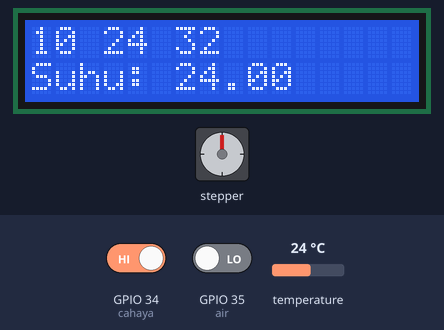
Simulated run of this sketch. Board: ESP32. Parts: 16×2 character LCD, stepper motor. The inputs (shaded band) are chosen by the test bench; at power-on: temperature 24 °C, GPIO 34 (cahaya) HIGH, GPIO 35 (air) LOW. The local clock reads 2024-03-15 10:24:30 at power-on unless the sketch sets it; stepper angles assume 2048 steps per turn; what the sketch prints to the serial monitor is not drawn.

Above: at 2.2 s.
2.3 s: temperature set to 12 °C
At 3.6 s:
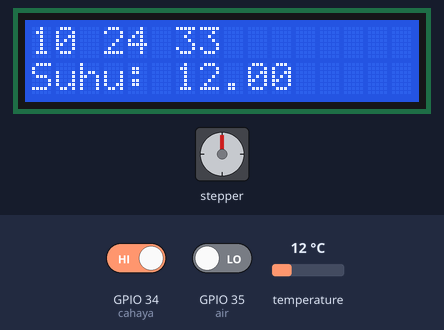
4.5 s: temperature set to 19 °C
At 6.4 s:
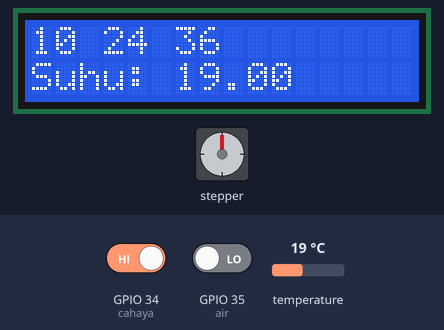
6.5 s: GPIO 34 (cahaya) driven LOW
9.5 s: GPIO 35 (air) driven HIGH
At 9.75 s:
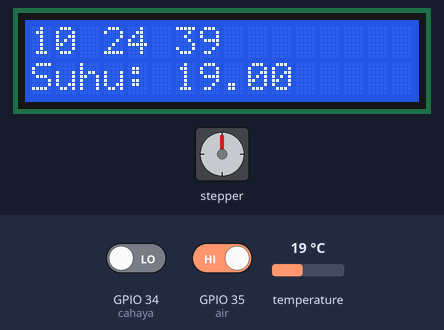
Timing chart, 0 to 18.1 s (numbered marks = the images above; inputs shaded):
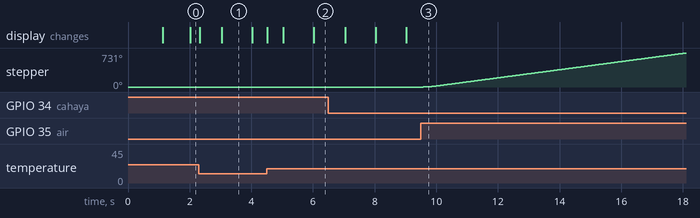

Measured:
- after the input at 9.5 s, stepper: keeps turning clockwise at about 86°/s, starting after 0.08 s
- what the display in image 1 shows lasts 1.0 s, from 3.0 s to 4.0 s

The sketch:

Coding_Jemuran.ino
```cpp
#include <AccelStepper.h>
#include <DS3231.h>
#include <Wire.h>
#include <LiquidCrystal_I2C.h>

DS3231 myRTC;
LiquidCrystal_I2C lcd(0x27, 16, 2);

#define motorPin1 4
#define motorPin2 0
#define motorPin3 2
#define motorPin4 15
#define MotorInterfaceType 4

bool century = false;
bool h12Flag;
bool pmFlag;
byte alarmDay, alarmHour, alarmMinute, alarmSecond, alarmBits;
bool alarmDy, alarmH12Flag, alarmPmFlag;
String waktu;

const int cahaya = 34;
const int air = 35;

AccelStepper stepper = AccelStepper(MotorInterfaceType, motorPin1, motorPin3, motorPin2, motorPin4);
const int bawah=0;
const int atas=1024;


void setup() {
    pinMode(cahaya, INPUT);
    pinMode(air, INPUT);
    stepper.setMaxSpeed(500);
    stepper.setAcceleration(900);
    Serial.begin(9600);
    Wire.begin();

    //rtc.begin();
    lcd.begin();
    lcd.setCursor(0,0);
      lcd.print("   Welcome To");
    lcd.setCursor(0,1);
      lcd.print("Jemuran Otomatis");
    delay(1000);
    lcd.clear();
}

void loop() {
  if(digitalRead (cahaya)==0 && digitalRead(air)==1){
    stepper.runToNewPosition(10050);
    }
  else{
    stepper.runToNewPosition(0);
    }

  lcd.setCursor(0,0);
  lcd.print(myRTC.getHour(h12Flag, pmFlag), DEC);
  lcd.print(" ");
  lcd.print(myRTC.getMinute(), DEC);
  lcd.print(" ");
  lcd.print(myRTC.getSecond(), DEC);

  if (myRTC.getHour(h12Flag, pmFlag)==8 && myRTC.getMinute()==00){
    stepper.runToNewPosition(10050);
  }
  else if (myRTC.getHour(h12Flag, pmFlag)==16 && myRTC.getMinute()==00){
    stepper.runToNewPosition(0);
  }

//    waktu = String(myRTC.getHour(h12Flag, pmFlag), DEC)+" "+
//            String(myRTC.getMinute(), DEC)+" "+
//            String(myRTC.getSecond(), DEC);
//     if(waktu=="08:00:00"){
//      stepper.runToNewPosition(10050);
//  }
//     else if (waktu=="16:00:00"){
//      stepper.runToNewPosition(0);
//  }


  // to see time in serial monitor
  Serial.print(myRTC.getHour(h12Flag, pmFlag), DEC);
  Serial.print(" ");
  Serial.print(myRTC.getMinute(), DEC);
  Serial.print(" ");
  Serial.print(myRTC.getSecond(), DEC);

  // Display the temperature
  Serial.print("T=");
  Serial.print(myRTC.getTemperature(), 2);
  lcd.setCursor(0,1);
  lcd.print("Suhu: ");
  lcd.print(myRTC.getTemperature(), 2);

 }
```
